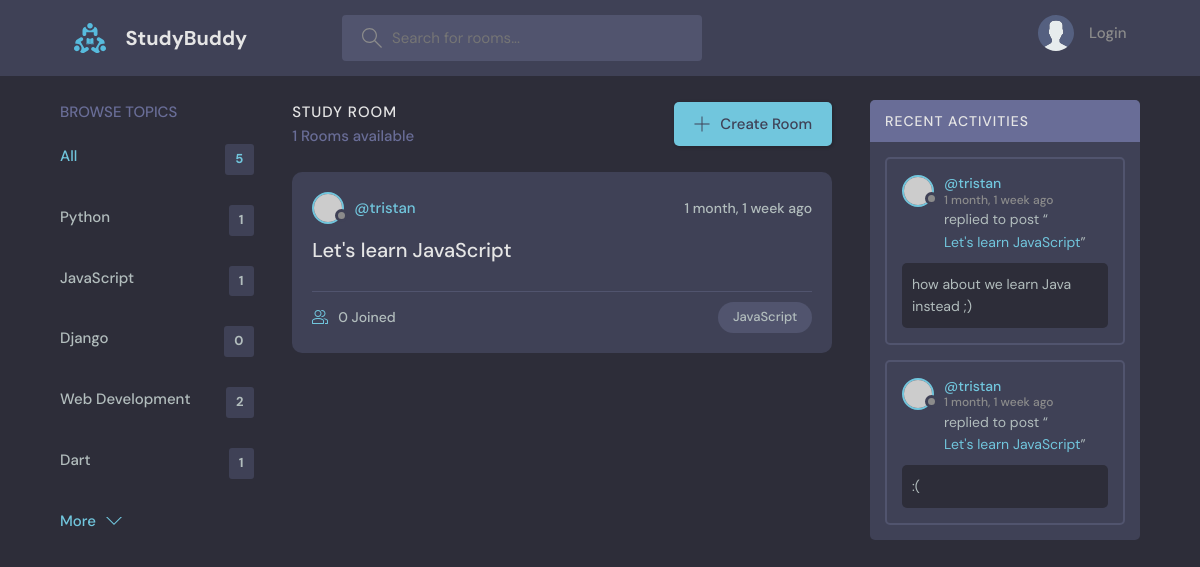
Screenshot of /?q=JavaScript with the database file from the repository.
### base/models.py (models this page shows, shortened)
class Topic(models.Model):
    name = models.CharField(max_length=200)

class Room(models.Model):
    host = models.ForeignKey(User, on_delete=models.SET_NULL, null=True)
    topic = models.ForeignKey(Topic, on_delete=models.SET_NULL, null=True)
    name = models.CharField(max_length=200)
    description = models.TextField(null=True, blank=True)
    participants = models.ManyToManyField(User, related_name='participants', blank=True)
    updated = models.DateTimeField(auto_now=True)
    created = models.DateTimeField(auto_now_add=True)
    class Meta:
        ordering = ['-updated', '-created']
    def __str__(self):
        return self.name

class Message(models.Model):
    user = models.ForeignKey(User, on_delete=models.CASCADE)
    room = models.ForeignKey(Room, on_delete=models.CASCADE)
    body = models.TextField()
    updated = models.DateTimeField(auto_now=True)
    created = models.DateTimeField(auto_now_add=True)
    class Meta:
        ordering = ['-updated', '-created']

### base/views.py (the view)
# urls.py: path('', views.home, name="home"),
def home(request):
    q = request.GET.get('q') if request.GET.get('q') != None else ''
    rooms = Room.objects.filter(
        Q(topic__name__icontains=q) |
        Q(name__icontains=q) |
        Q(description__icontains=q)
    )
    topics = Topic.objects.all()
    room_count = rooms.count()
    room_messages = Message.objects.filter(Q(room__topic__name__icontains=q))
    context = {'rooms': rooms, 'topics': topics, 'room_count':room_count, 'room_messages':room_messages}
    return render(request, 'base/home.html', context)

### base/templates/base/home.html (shortened to what this page needs)
{% extends 'main.html' %}
{% block content %}
  <main class="layout layout--3">
    <div class="container">
      {% include 'base/topics_component.html' %}
      <div class="roomList">
        <div class="roomList__header">
          <div>
            <h2>Study Room</h2>
            <p>{{room_count}} Rooms available</p>
          </div>
          <a class="btn btn--main" href="{% url 'create-room' %}">
            <svg version="1.1" xmlns="http://www.w3.org/2000/svg" width="32" height="32" viewBox="0 0 32 32">
              <title>add</title>
              <path
                d="M16.943 0.943h-1.885v14.115h-14.115v1.885h14.115v14.115h1.885v-14.115h14.115v-1.885h-14.115v-14.115z"
              ></path>
            </svg>
            Create Room
          </a>
        </div>
        {% include 'base/feed_component.html' %}
      </div>
      {% include 'base/activity_component.html' %}
    </div>
  </main>
{% endblock %}

### base/templates/base/topics_component.html
<div class="topics">
    <div class="topics__header">
      <h2>Browse Topics</h2>
    </div>
    <ul class="topics__list">
      <li>
        <a href="{% url 'home' %}" class="active">All <span>{{topics.count}}</span></a>
      </li>
      {% for topic in topics %}
      <li>
        <a href="{% url 'home'%}?q={{topic.name}}">{{topic.name}} <span>{{topic.room_set.all.count}}</span></a>
      </li>
      {% endfor %}
    </ul>
    <a class="btn btn--link" href="topics.html">
      More
      <svg version="1.1" xmlns="http://www.w3.org/2000/svg" width="32" height="32" viewBox="0 0 32 32">
        <title>chevron-down</title>
        <path d="M16 21l-13-13h-3l16 16 16-16h-3l-13 13z"></path>
      </svg>
    </a>
  </div>

### base/templates/base/feed_component.html (shortened to what this page needs)
{% for room in rooms %}
<div class="roomListRoom">
    <div class="roomListRoom__header">
      <a href="{% url 'user-profile' room.host.id %}" class="roomListRoom__author">
        <div class="avatar avatar--small">
          <img src="https://randomuser.me/api/portraits/women/11.jpg" />
        </div>
        <span>@{{room.host.username}}</span>
      </a>
      <div class="roomListRoom__actions">
        <span>{{room.created | timesince}} ago</span>
      </div>
    </div>
    <div class="roomListRoom__content">
      <a href="{% url 'room' room.id %}">{{room.name}}</a>
    </div>
    <div class="roomListRoom__meta">
      <a href="{% url 'room' room.id %}" class="roomListRoom__joined">
        {{room.participants.all.count}} Joined
      </a>
      <p class="roomListRoom__topic">{{room.topic.name}}</p>
    </div>
</div>
{% endfor %}

### base/templates/base/activity_component.html (shortened to what this page needs)
<div class="activities">
    <div class="activities__header">
      <h2>Recent Activities</h2>
    </div>
    {% for message in room_messages %}
    <div class="activities__box">
      <div class="activities__boxHeader roomListRoom__header">
        <a href="{% url 'user-profile' message.user.id %}" class="roomListRoom__author">
          <div class="avatar avatar--small">
            <img src="https://randomuser.me/api/portraits/women/11.jpg" />
          </div>
          <p>
            @{{message.user}}
            <span>{{message.created|timesince}} ago</span>
          </p>
        </a>
      </div>
      <div class="activities__boxContent">
        <p>replied to post “<a href="{% url 'room' message.room.id %}">{{message.room}}</a>”</p>
        <div class="activities__boxRoomContent">
          {{message.body}}
        </div>
      </div>
    </div>
    {% endfor %}
</div>

### rows the page displays
Topic: name "Python", room_set.all.count "1"
Topic: name "JavaScript", room_set.all.count "1"
Topic: name "Django", room_set.all.count "0"
Topic: name "Web Development", room_set.all.count "2"
Topic: name "Dart", room_set.all.count "1"
Room: host.username "tristan", created "1 month, 1 week", name "Let's learn JavaScript", participants.all.count "0", topic.name "JavaScript"
Message: user "tristan", created "1 month, 1 week", room "Let's learn JavaScript", body "how about we learn Java instead ;)"
Message: user "tristan", created "1 month, 1 week", room "Let's learn JavaScript", body ":("

### other values shown
{{ topics.count }} "5"
{{ room_count }} "1"
